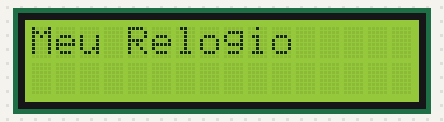
Recording of a sketch running on a simulated Arduino Uno, built with avr-gcc and run on an emulated ATmega328P. Parts: 16×2 character LCD.

Above: at 0.1 s.
At 2.1 s:
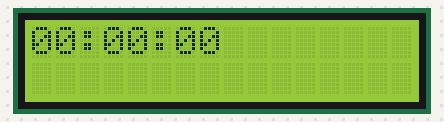
At 11.1 s:
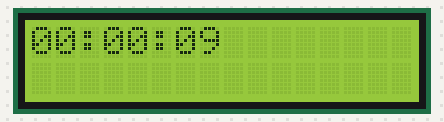
At 20.2 s:
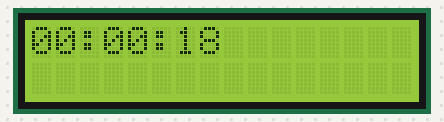
At 29.2 s:
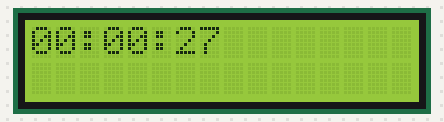
At 38.2 s:
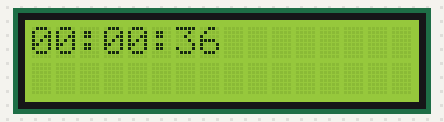

Measured:
- what the display in image 1 shows lasts 1.0 s, from 2.1 s to 3.1 s

The sketch:

Lcd.ino
```cpp
#include <LiquidCrystal.h>
#define ONE_SECOND 1000

LiquidCrystal lcd(6,7,8,9,10,11);

/**
 * Função para imprimir a hora
 * @param int hours
 * @param int minutes
 * @param int seconds
*/
void printTime(int hours, int minutes, int seconds){
                if(hours < 10){
                    lcd.print(0);
                }
                lcd.print(hours);
                lcd.print(":");
                if(minutes < 10){
                    lcd.print(0);
                }
                lcd.print(minutes);
                lcd.print(":");
                if(seconds < 10){
                    lcd.print(0);
                }
                lcd.print(seconds);
                delay(ONE_SECOND);
                lcd.clear();
}
/**
 * Função para contar a hora
*/
void countTime(){

    for(int hours = 0; hours < 24; hours++){
        for(int minutes = 0; minutes < 60; minutes++){
            for(int seconds = 0; seconds < 60; seconds++){
                printTime(hours, minutes, seconds);

        }
        }
    }
}

void setup(){

    lcd.begin(16,2);
    lcd.print("Meu Relogio");
    delay(2000);
   	lcd.clear();
}
void loop(){
    countTime();
}
```
